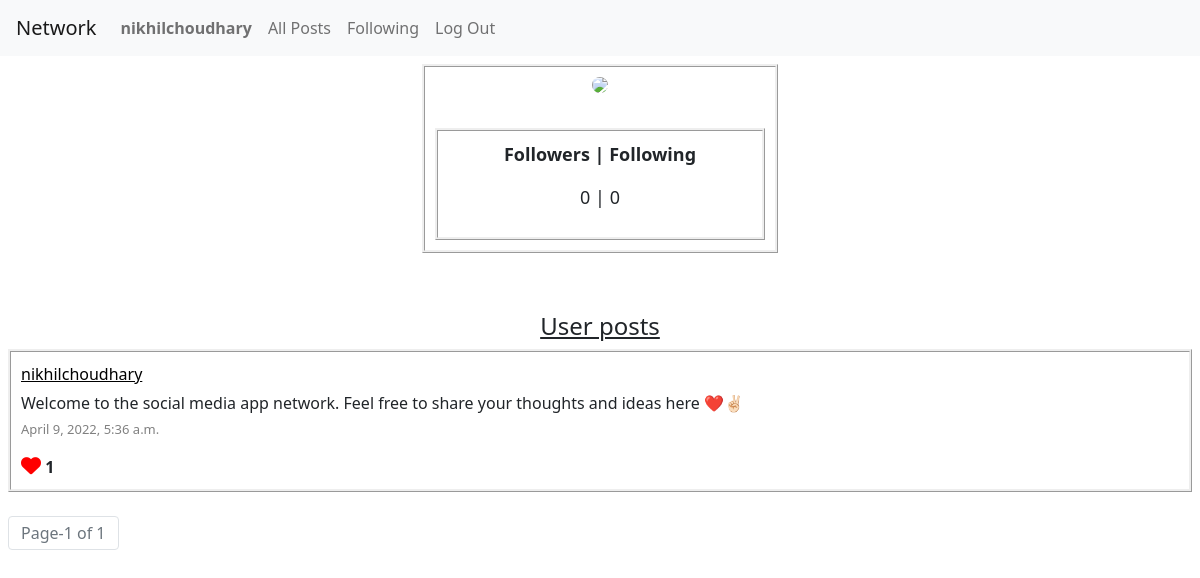
The page /profile/nikhilchoudhary (signed in) on the database its author committed.
### network/models.py (models this page shows, shortened)
class User(AbstractUser):
    pass

class posts(models.Model):
    user = models.ForeignKey("User",on_delete=models.CASCADE)
    post = models.TextField(null=True)
    timestamp = models.DateTimeField(auto_now_add=True)
    likes = models.IntegerField(null=True,default=0)
    liked = models.ManyToManyField(User,related_name="user_likes",blank=True)

### network/views.py (the view, shortened to what this page needs)
# urls.py: path("profile/<str:username>",views.profile,name="profile"),
@login_required(login_url='/login')
def profile(request,username):
    if request.method == "POST":
        user = request.user
        username_id = User.objects.get(username=username)
        try:
            follow = request.POST.get('follow')
            unfollow = request.POST.get('unfollow')
        except:
            pass
        if follow is not None :
            try:
              q= followings.objects.get(user=user)
            except :
                q = followings.objects.create(user=user)
            q.following.add(username_id.id)
            q.save()
        if unfollow is not None :
            w = followings.objects.get(user=user,following=username_id.id)
            w.following.remove(username_id.id)
            w.save()
        return HttpResponseRedirect(reverse('profile',args=[username]))
    else :
        user = User.objects.get(username=username)
        current_user = request.user
        profile_follow =''
        profile_unfollow = ''
        post = posts.objects.filter(user=user.id).order_by('-timestamp')
        paginator = Paginator(post, 10)
        page_number = request.GET.get('page')
        page_obj = paginator.get_page(page_number)
        return render(request,"network/profile.html",{
            "following_count":followings.objects.filter(user=user.id).count(),
            "follower_count":user.followers.count(),
            "posts":page_obj,
            "profile_follow":profile_follow,
            "profile_unfollow":profile_unfollow,
            "username":username,
            "error":"This user has no posts"
        })

### network/templates/network/profile.html (shortened to what this page needs)
{% extends "network/layout.html" %}
{% block body %}
<div id="details">
    <img id="profile_image" src="https://images.unsplash.com/photo-1614414051203-03a7dc75eca5?ixlib=rb-1.2.1&ixid=MnwxMjA3fDB8MHxwaG90by1wYWdlfHx8fGVufDB8fHx8&auto=format&fit=crop&w=774&q=80">
    <div id="follower">
       <p><b>Followers | Following</b></p>
       <p>{{follower_count}} | {{following_count}}</p>
    </div>
</div>
<div>
    <u><h4 id="user_posts_h3" >User posts</h4></u>
</div>
{% if posts %}
<div class="all_posts">
    {% for post in posts%}
    <div class="post">
        <a class="post_info" href="{% url 'profile' post.user %}">{{post.user}}</a>
        <div class="post_post" style="margin-bottom: 5px;">{{post.post}}</div>
        <p class="timestamp">{{post.timestamp}}</p>
        <i class="fa-solid fa-heart"></i>
        <b class="like_count">{{post.likes}}</b>
    </div>
    {% endfor %}
</div>
<div class="pagination">
    <div class="page-item disabled" >
        <div class="page-link">Page-{{ posts.number }} of {{posts.paginator.num_pages}}</div>
    </div>
</div>
{% else %}
<div class="error"><h5>{{error}}</h5></div>
{% endif %}
{% endblock %}

### network/templates/network/layout.html (shortened to what this page needs)
{% load static %}
<!DOCTYPE html>
<html lang="en">
    <head>
        <link rel="stylesheet" href="https://stackpath.bootstrapcdn.com/bootstrap/4.4.1/css/bootstrap.min.css">
        <link rel="stylesheet" href="{% static 'network/styles.css' %}" >
        <link href="https://cdn.jsdelivr.net/npm/bootstrap@5.1.3/dist/css/bootstrap.min.css" rel="stylesheet">
    </head>
    <body>
        <nav class="navbar navbar-expand-lg navbar-light bg-light">
            <a class="navbar-brand" href="#">Network</a>
            <div>
              <ul class="navbar-nav mr-auto">
                {% if user.is_authenticated %}
                    <li class="nav-item">
                        <a class="nav-link" href="#"><strong>{{ user.username }}</strong></a>
                    </li>
                {% endif %}
                <li class="nav-item">
                  <a class="nav-link" href="{% url 'index' %}">All Posts</a>
                </li>
                {% if user.is_authenticated %}
                    <li class="nav-item">
                        <a class="nav-link" href="{% url 'following' %}">Following</a>
                    </li>
                    <li class="nav-item">
                        <a class="nav-link" href="{% url 'logout' %}">Log Out</a>
                    </li>
                {% endif %}
              </ul>
            </div>
          </nav>
        <div class="body">
            {% block body %}
            {% endblock %}
        </div>
    </body>
</html>

### network/static/network/styles.css (style rules this page uses)
.body { padding:8px; }
.post { border-style:ridge; padding:10px; margin-bottom: 15px; }
.timestamp { font-size: small; color:gray; }
.fa-solid,.fa-heart { font-size: 20px; animation-name:like; animation-duration:1s; animation-fill-mode: forwards; animation-play-state: paused; }
#profile_image { height:300px; border-radius: 90%; margin-bottom:15px; }
#details { text-align:center; border-style: ridge; padding:10px; margin-left:35%; margin-right:35%; }
#user_posts_h3 { margin-top:5%; text-align: center; }
#follower { font-size: large; border-style:ridge; padding:10px; }
.pagination { margin-top:2%; }
.all_posts { display: block; }
.post_info { color:black; }
.post_post { margin-top: 5px; }

### rows shown on the page
User: username "nikhilchoudhary"
posts: user "nikhilchoudhary", post "Welcome to the social media app network. Feel free to share your thoughts and ideas here ❤️✌🏻", timestamp "April 9, 2022, 5:36 a.m.", likes "1"

### other values the page prints
{{ follower_count }} "0"
{{ following_count }} "0"
{{ posts.number }} "1"
{{ posts.paginator.num_pages }} "1"
